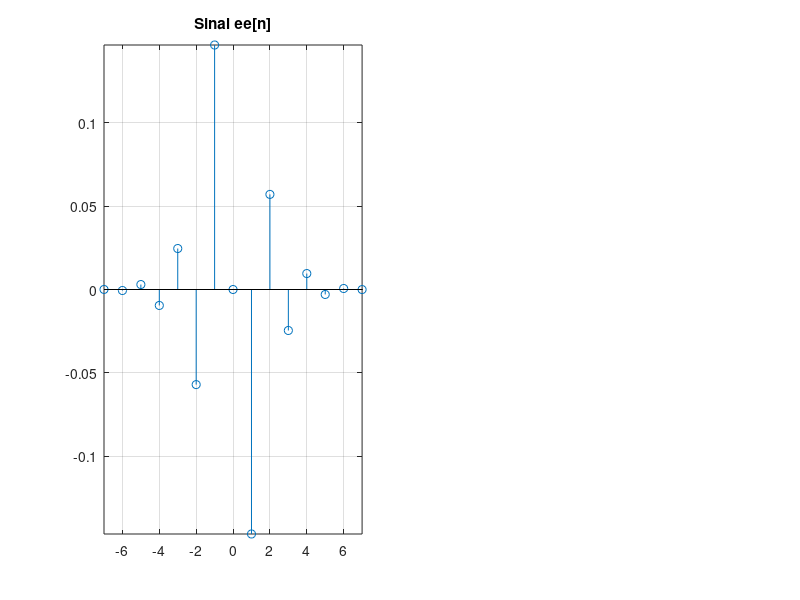

MATLAB code for this plot: (Note: this script raises an error after producing the figure.)
%% Federal University of Rio Grande do Norte
% Signals and Linear Systems
% Author: Danilo Pena
% Description: Modulation

clc; clear; close all;

%% Sinal.
n = -7:7;
ee = [  3.263941e-5  -6.037312e-4  2.971067e-3  -9.563761e-3  2.457258e-2  -5.702938e-2  1.466156e-1  0 ... 
          -1.466156e-1    5.702938e-2 -2.457258e-2   9.563761e-3 -2.971067e-3   6.037312e-4   -3.263941e-5 ];
      
 %% (a). Sinal ee[n] com 15 pontos. 
 figure('Name','Modula��o');
 subplot(1,2,1);
 stem(n,ee);
 title('Sinal ee[n]');
 grid on;
 axis tight;
 
% DTFT aproximada de ee[n]:
[w EE] = my_DTFT(ee,n);

% Plot:
subplot(2,2,2);
plot(w,abs(EE));
title(['|EE(j\omega)|']);
set(gca,'XTick',-pi:pi/4:pi);
set(gca,'XTickLabel',{'-pi','-3pi/4','-pi/2','-pi/4','0','pi/4','pi/2','3pi/4','pi' })
xlabel('\omega (rad/amostras)');
xlim([-pi pi]);
grid on;

subplot(2,2,4);
plot(w,angle(EE),'r');
title(['{\angle}EE(j\omega)']);
set(gca,'XTick',-pi:pi/4:pi);
set(gca,'XTickLabel',{'-pi','-3pi/4','-pi/2','-pi/4','0','pi/4','pi/2','3pi/4','pi' })
xlabel('\omega (rad/amostras)');
xlim([-pi pi]);
grid on;

%% y2[n]=exp(j*pi*n/4)*ee[n] DTFT.
y2 = exp(j*pi*n/4).*ee;

% Plot y2[n]:
figure('Name','Modula��o');
subplot(2,2,1);
stem(n,real(y2));
title(['{\Ree}\{{\ity_2}[n]\} = \Ree\{ee[n]e^{j\pin/4}\}']);
axis tight;
grid on;

subplot(2,2,3);
stem(n,imag(y2),'rx');
title(['{\Imm}\{{\ity_2}[n]\} = \Imm\{ee[n]e^{j\pin/4}\}']);
axis tight;
grid on;

% DTFT de y2[n]:
[w Y2] = my_DTFT(y2,n);

% Plot DTFT de y2[n]:
subplot(2,2,2);
plot(w,abs(Y2));
title(['|Y_2(j\omega)|']);
set(gca,'XTick',-pi:pi/4:pi);
set(gca,'XTickLabel',{'-pi','-3pi/4','-pi/2','-pi/4','0','pi/4','pi/2','3pi/4','pi' })
xlabel('\omega (rad/amostras)');
xlim([-pi pi]);
grid on;

subplot(2,2,4);
plot(w,angle(Y2),'r');
title(['{\angle}Y_2(j\omega)']);
set(gca,'XTick',-pi:pi/4:pi);
set(gca,'XTickLabel',{'-pi','-3pi/4','-pi/2','-pi/4','0','pi/4','pi/2','3pi/4','pi' })
xlabel('\omega (rad/amostras)');
xlim([-pi pi]);
grid on; 